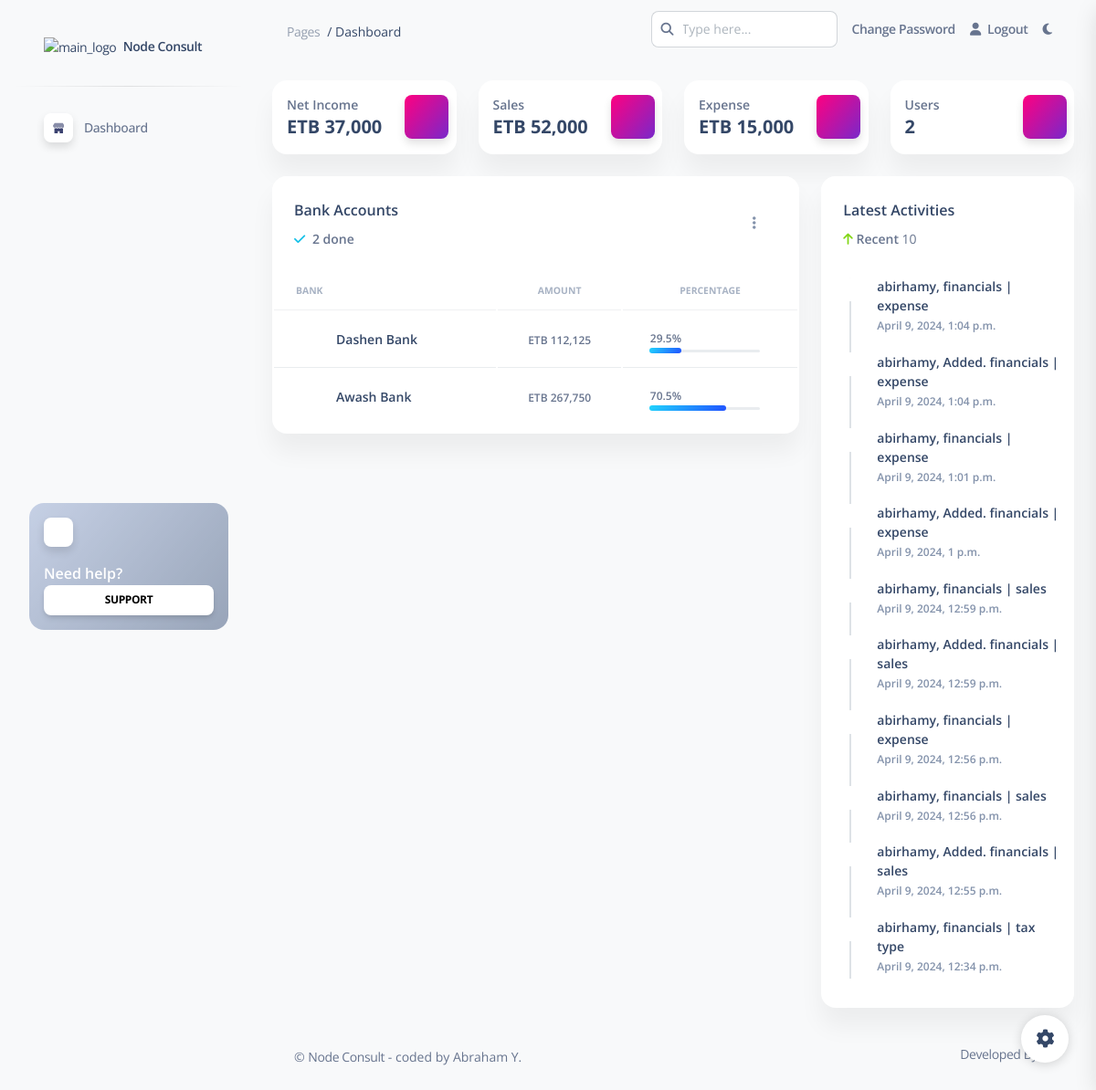
The app's page / (signed in) with its own data.
### financials/models.py (models this page shows)
class Banks(models.Model):
    bankName = models.CharField(max_length=100, verbose_name='Name of Bank')
    initial = models.DecimalField(max_digits=10, decimal_places=2, verbose_name='Amount')
    currencyType = models.ForeignKey(Currency, verbose_name='Currency', on_delete=models.CASCADE)
    createdAt = models.DateTimeField(auto_now_add=True)
    class Meta:
        verbose_name_plural = "Banks"

### home/views.py (the view)
# urls.py: path('', views.index, name='index'),
@login_required
def index(request):
    if request.user.is_superuser:
        total_sales = Sales.objects.aggregate(total_sales=Sum('amount'))['total_sales'] or 0
        total_expenses = Expense.objects.aggregate(total_expenses=Sum('totalAmount'))['total_expenses'] or 0
        net_income = total_sales - total_expenses
        latest_activities = LogEntry.objects.all().order_by('-action_time')[:10]
        users =  User.objects.count()
        banks = Banks.objects.all()
        total_balance = 0
        initial_sum = Banks.objects.aggregate(total_balance=Sum('initial'))['total_balance']
        if initial_sum:
            total_balance = initial_sum
        for bank in banks:
            if total_balance > 0:
                bank.percentage = (bank.initial / total_balance) * 100
            else:
                bank.percentage = 0
        context = {
            'net_income':net_income,
            'total_balance': total_balance,
            'total_sales': total_sales,
            'total_expenses': total_expenses,
            'banks': banks,
            'users':users,
            'latest_activities':latest_activities,
        }
        return render(request, 'pages/index.html', context)
    else:
        return render(request, 'pages/guest.html')

### templates/pages/index.html (shortened to what this page needs)
{% extends 'layouts/base.html' %} {% load static %} {% block content %}
{% load humanize %}
<div class="container-fluid py-4">
  <div class="row">
    <div class="col-xl-3 col-sm-6 mb-xl-0 mb-4">
      <div class="card">
        <div class="card-body p-3">
          <div class="row">
            <div class="col-8">
              <div class="numbers">
                <p class="text-sm mb-0 text-capitalize font-weight-bold">
                  Net Income
                </p>
                <h5 class="font-weight-bolder mb-0">ETB {{ net_income|floatformat:"-2"|intcomma }}</h5>
              </div>
            </div>
            <div class="col-4 text-end">
              <div
                class="icon icon-shape bg-gradient-primary shadow text-center border-radius-md"
              >
                <i
                  class="ni ni-money-coins text-lg opacity-10"
                  aria-hidden="true"
                ></i>
              </div>
            </div>
          </div>
        </div>
      </div>
    </div>
    <div class="col-xl-3 col-sm-6">
      <div class="card">
        <div class="card-body p-3">
          <div class="row">
            <div class="col-8">
              <div class="numbers">
                <p class="text-sm mb-0 text-capitalize font-weight-bold">
                  Sales
                </p>
                <h5 class="font-weight-bolder mb-0">ETB {{ total_sales|floatformat:"-2"|intcomma }}</h5>
              </div>
            </div>
            <div class="col-4 text-end">
              <div
                class="icon icon-shape bg-gradient-primary shadow text-center border-radius-md"
              >
                <i class="ni ni-cart text-lg opacity-10" aria-hidden="true"></i>
              </div>
            </div>
          </div>
        </div>
      </div>
    </div>
    <div class="col-xl-3 col-sm-6 mb-xl-0 mb-4">
      <div class="card">
        <div class="card-body p-3">
          <div class="row">
            <div class="col-8">
              <div class="numbers">
                <p class="text-sm mb-0 text-capitalize font-weight-bold">
                  Expense
                </p>
                <h5 class="font-weight-bolder mb-0">
                  ETB {{ total_expenses|floatformat:"-2"|intcomma }}
                </h5>
              </div>
            </div>
            <div class="col-4 text-end">
              <div
                class="icon icon-shape bg-gradient-primary shadow text-center border-radius-md"
              >
                <i
                  class="ni ni-paper-diploma text-lg opacity-10"
                  aria-hidden="true"
                ></i>
              </div>
            </div>
          </div>
        </div>
      </div>
    </div>
    <div class="col-xl-3 col-sm-6 mb-xl-0 mb-4">
      <div class="card">
        <div class="card-body p-3">
          <div class="row">
            <div class="col-8">
              <div class="numbers">
                <p class="text-sm mb-0 text-capitalize font-weight-bold">
                  Users
                </p>
                <h5 class="font-weight-bolder mb-0">{{ users}}</h5>
              </div>
            </div>
            <div class="col-4 text-end">
              <div
                class="icon icon-shape bg-gradient-primary shadow text-center border-radius-md"
              >
                <i
                  class="ni ni-world text-lg opacity-10"
                  aria-hidden="true"
                ></i>
              </div>
            </div>
          </div>
        </div>
      </div>
    </div>
  </div>
  <div class="row my-4">
    <div class="col-lg-8 col-md-6 mb-md-0 mb-4">
      <div class="card">
        <div class="card-header pb-0">
          <div class="row">
            <div class="col-lg-6 col-7">
              <h6>Bank Accounts</h6>
              <p class="text-sm mb-0">
                <i class="fa fa-check text-info" aria-hidden="true"></i>
                <span class="font-weight-bold ms-1">{{banks.count|floatformat:"-2"|intcomma}} done</span>
              </p>
            </div>
            <div class="col-lg-6 col-5 my-auto text-end">
              <div class="dropdown float-lg-end pe-4">
                <a
                  class="cursor-pointer"
                  id="dropdownTable"
                  data-bs-toggle="dropdown"
                  aria-expanded="false"
                >
                  <i class="fa fa-ellipsis-v text-secondary"></i>
                </a>
              </div>
            </div>
          </div>
        </div>
        <div class="card-body px-0 pb-2">
          <div class="table-responsive">
            <table class="table align-items-center mb-0">
              <thead>
                <tr>
                  <th
                    class="text-uppercase text-secondary text-xxs font-weight-bolder opacity-7"
                  >
                    Bank
                  </th>
                  <th
                    class="text-center text-uppercase text-secondary text-xxs font-weight-bolder opacity-7"
                  >
                    Amount
                  </th>
                  <th
                    class="text-center text-uppercase text-secondary text-xxs font-weight-bolder opacity-7"
                  >
                    Percentage
                  </th>
                </tr>
              </thead>
              <tbody>
                {% for bank in banks %}
                <tr>
                  <td>
                    <div class="d-flex px-2 py-1">
                      <div class="avatar avatar-sm me-3">
                        <i
                          class="ni ni-world text-lg text-primary opacity-10"
                          aria-hidden="true"
                        ></i>
                      </div>
                      <div class="d-flex flex-column justify-content-center">
                        <h6 class="mb-0 text-sm">{{ bank.bankName }}</h6>
                      </div>
                    </div>
                  </td>
                  <td class="align-middle text-center text-sm">
                    <span class="text-xs font-weight-bold">
                      ETB {{ bank.initial|floatformat:"-2"|intcomma }}
                    </span>
                  </td>
                  <td class="align-middle">
                    <div class="progress-wrapper w-75 mx-auto">
                      <div class="progress-info">
                        <div class="progress-percentage">
                          <span class="text-xs font-weight-bold"
                            >{{bank.percentage|floatformat:"1"}}%</span
                          >
                        </div>
                      </div>
                      <div class="progress">
                        {% with bank_percentage=bank.percentage|floatformat %}
                        <div
                          class="progress-bar bg-gradient-info"
                          role="progressbar"
                          style="width: {{ bank_percentage }}%;"
                          aria-valuenow="{{ bank_percentage }}"
                          aria-valuemin="0"
                          aria-valuemax="100"
                        ></div>
                        {% endwith %}
                      </div>
                    </div>
                  </td>
                </tr>
                {% endfor %}
              </tbody>
            </table>
          </div>
        </div>
      </div>
    </div>
    <div class="col-lg-4 col-md-6">
      <div class="card h-100">
        <div class="card-header pb-0">
          <h6>Latest Activities</h6>
          <p class="text-sm">
            <i class="fa fa-arrow-up text-success" aria-hidden="true"></i>
            <span class="font-weight-bold">Recent</span> 10
          </p>
        </div>
        <div class="card-body p-3">
          <div class="timeline timeline-one-side">
            {% for activity in latest_activities %}
            <div class="timeline-block mb-3">
              <span class="timeline-step">
                <i class="ni ni-bell-55 text-success text-gradient"></i>
              </span>
              <div class="timeline-content">
                <h6 class="text-dark text-sm font-weight-bold mb-0">
                  {{ activity.user }}, {{activity.get_change_message}}
                  {{activity.content_type }}
                </h6>
                <p class="text-secondary font-weight-bold text-xs mt-1 mb-0">
                  {{ activity.action_time }}
                </p>
              </div>
            </div>
            {% endfor %}
          </div>
        </div>
      </div>
    </div>
  </div>
  {% include "includes/footer.html" %}
</div>
{% endblock content %}

### records on screen
Banks: bankName "Dashen Bank", initial "112,125", percentage "29.5"
Banks: bankName "Awash Bank", initial "267,750", percentage "70.5"

### other values on screen
{{ net_income|floatformat:"-2"|intcomma }} "37,000"
{{ total_sales|floatformat:"-2"|intcomma }} "52,000"
{{ total_expenses|floatformat:"-2"|intcomma }} "15,000"
{{ users }} "2"
{{ banks.count|floatformat:"-2"|intcomma }} "2"
{{ activity.user }} "abirhamy"
{{ activity.content_type }} "financials | expense"
{{ activity.action_time }} "April 9, 2024, 1:04 p.m."
{{ activity.get_change_message }} "Added."
{{ activity.action_time }} "April 9, 2024, 1:01 p.m."
{{ activity.action_time }} "April 9, 2024, 1 p.m."
{{ activity.content_type }} "financials | sales"
{{ activity.action_time }} "April 9, 2024, 12:59 p.m."
{{ activity.action_time }} "April 9, 2024, 12:56 p.m."
{{ activity.action_time }} "April 9, 2024, 12:55 p.m."
